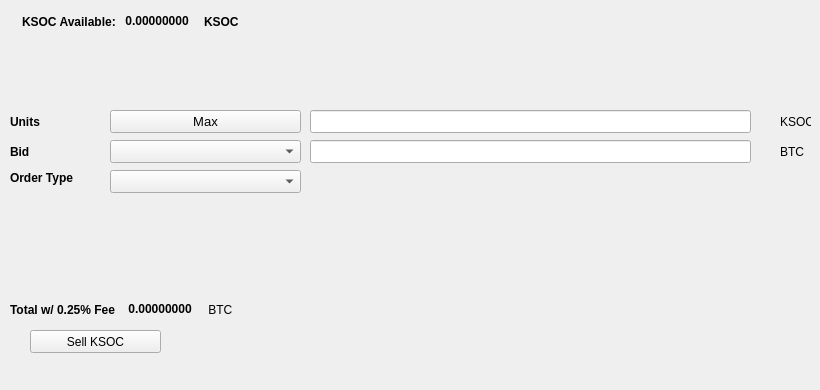
   <widget class="QWidget" name="SellTab">
    <attribute name="title">
     <string>Sell</string>
    </attribute>
    <widget class="QLabel" name="label_16">
     <property name="geometry">
      <rect>
       <x>780</x>
       <y>140</y>
       <width>31</width>
       <height>23</height>
      </rect>
     </property>
     <property name="text">
      <string>BTC</string>
     </property>
    </widget>
    <widget class="QComboBox" name="SellBidcomboBox">
     <property name="geometry">
      <rect>
       <x>110</x>
       <y>140</y>
       <width>191</width>
       <height>23</height>
      </rect>
     </property>
     <property name="font">
      <font>
       <pointsize>10</pointsize>
      </font>
     </property>
    </widget>
    <widget class="QLabel" name="label_18">
     <property name="geometry">
      <rect>
       <x>10</x>
       <y>110</y>
       <width>46</width>
       <height>23</height>
      </rect>
     </property>
     <property name="font">
      <font>
       <weight>75</weight>
       <bold>true</bold>
      </font>
     </property>
     <property name="text">
      <string>Units</string>
     </property>
    </widget>
    <widget class="QPushButton" name="Sell_Max_Amount">
     <property name="geometry">
      <rect>
       <x>110</x>
       <y>110</y>
       <width>191</width>
       <height>23</height>
      </rect>
     </property>
     <property name="font">
      <font>
       <pointsize>10</pointsize>
      </font>
     </property>
     <property name="text">
      <string>Max</string>
     </property>
    </widget>
    <widget class="QLabel" name="label_20">
     <property name="geometry">
      <rect>
       <x>10</x>
       <y>170</y>
       <width>91</width>
       <height>16</height>
      </rect>
     </property>
     <property name="font">
      <font>
       <weight>75</weight>
       <bold>true</bold>
      </font>
     </property>
     <property name="text">
      <string>Order Type</string>
     </property>
    </widget>
    <widget class="QComboBox" name="SellOrdertypeCombo">
     <property name="geometry">
      <rect>
       <x>110</x>
       <y>170</y>
       <width>191</width>
       <height>23</height>
      </rect>
     </property>
     <property name="font">
      <font>
       <pointsize>10</pointsize>
      </font>
     </property>
    </widget>
    <widget class="QLabel" name="label_21">
     <property name="geometry">
      <rect>
       <x>10</x>
       <y>140</y>
       <width>46</width>
       <height>23</height>
      </rect>
     </property>
     <property name="font">
      <font>
       <weight>75</weight>
       <bold>true</bold>
      </font>
     </property>
     <property name="text">
      <string>Bid</string>
     </property>
    </widget>
    <widget class="QLabel" name="label_22">
     <property name="geometry">
      <rect>
       <x>780</x>
       <y>110</y>
       <width>31</width>
       <height>23</height>
      </rect>
     </property>
     <property name="text">
      <string>KSOC</string>
     </property>
    </widget>
    <widget class="QLineEdit" name="UnitsInputKSOC">
     <property name="geometry">
      <rect>
       <x>310</x>
       <y>110</y>
       <width>441</width>
       <height>23</height>
      </rect>
     </property>
     <property name="font">
      <font>
       <pointsize>9</pointsize>
       <weight>75</weight>
       <bold>true</bold>
      </font>
     </property>
    </widget>
    <widget class="QLineEdit" name="SellBidPriceEdit">
     <property name="geometry">
      <rect>
       <x>310</x>
       <y>140</y>
       <width>441</width>
       <height>23</height>
      </rect>
     </property>
     <property name="font">
      <font>
       <pointsize>9</pointsize>
       <weight>75</weight>
       <bold>true</bold>
      </font>
     </property>
    </widget>
    <widget class="QPushButton" name="SellKSOCBTN">
     <property name="geometry">
      <rect>
       <x>30</x>
       <y>330</y>
       <width>131</width>
       <height>23</height>
      </rect>
     </property>
     <property name="text">
      <string>Sell KSOC</string>
     </property>
     <property name="icon">
      <iconset resource="../ksoc">
       <normaloff>:/icons/bitcoin</normaloff>:/icons/bitcoin</iconset>
     </property>
    </widget>
    <widget class="QWidget" name="layoutWidget3">
     <property name="geometry">
      <rect>
       <x>22</x>
       <y>12</y>
       <width>258</width>
       <height>19</height>
      </rect>
     </property>
     <layout class="QHBoxLayout" name="horizontalLayout">
      <item>
       <widget class="QLabel" name="label232_2">
        <property name="font">
         <font>
          <weight>75</weight>
          <bold>true</bold>
         </font>
        </property>
        <property name="text">
         <string>KSOC Available:</string>
        </property>
       </widget>
      </item>
      <item>
       <widget class="QLabel" name="KSOCAvailableLabel">
        <property name="palette">
         <palette>
          <active>
           <colorrole role="WindowText">
            <brush brushstyle="SolidPattern">
             <color alpha="255">
              <red>0</red>
              <green>0</green>
              <blue>0</blue>
             </color>
            </brush>
           </colorrole>
           <colorrole role="Button">
            <brush brushstyle="SolidPattern">
             <color alpha="255">
              <red>0</red>
              <green>170</green>
              <blue>0</blue>
             </color>
            </brush>
           </colorrole>
           <colorrole role="Light">
            <brush brushstyle="SolidPattern">
             <color alpha="255">
              <red>0</red>
              <green>255</green>
              <blue>0</blue>
             </color>
            </brush>
           </colorrole>
           <colorrole role="Midlight">
            <brush brushstyle="SolidPattern">
             <color alpha="255">
              <red>0</red>
              <green>212</green>
              <blue>0</blue>
             </color>
            </brush>
           </colorrole>
           <colorrole role="Dark">
            <brush brushstyle="SolidPattern">
             <color alpha="255">
              <red>0</red>
              <green>85</green>
              <blue>0</blue>
             </color>
            </brush>
           </colorrole>
           <colorrole role="Mid">
            <brush brushstyle="SolidPattern">
             <color alpha="255">
              <red>0</red>
              <green>113</green>
              <blue>0</blue>
             </color>
            </brush>
           </colorrole>
           <colorrole role="Text">
            <brush brushstyle="SolidPattern">
             <color alpha="255">
              <red>0</red>
              <green>170</green>
              <blue>0</blue>
             </color>
            </brush>
           </colorrole>
           <colorrole role="BrightText">
            <brush brushstyle="SolidPattern">
             <color alpha="255">
              <red>255</red>
              <green>255</green>
              <blue>255</blue>
             </color>
            </brush>
           </colorrole>
           <colorrole role="ButtonText">
            <brush brushstyle="SolidPattern">
             <color alpha="255">
              <red>0</red>
              <green>0</green>
              <blue>0</blue>
             </color>
            </brush>
           </colorrole>
           <colorrole role="Base">
            <brush brushstyle="SolidPattern">
             <color alpha="255">
              <red>255</red>
              <green>255</green>
              <blue>255</blue>
             </color>
            </brush>
           </colorrole>
           <colorrole role="Window">
            <brush brushstyle="SolidPattern">
             <color alpha="255">
              <red>0</red>
              <green>170</green>
              <blue>0</blue>
             </color>
            </brush>
           </colorrole>
           <colorrole role="Shadow">
            <brush brushstyle="SolidPattern">
             <color alpha="255">
              <red>0</red>
              <green>0</green>
              <blue>0</blue>
             </color>
            </brush>
           </colorrole>
           <colorrole role="AlternateBase">
            <brush brushstyle="SolidPattern">
             <color alpha="255">
              <red>127</red>
              <green>212</green>
              <blue>127</blue>
             </color>
            </brush>
           </colorrole>
           <colorrole role="ToolTipBase">
            <brush brushstyle="SolidPattern">
             <color alpha="255">
              <red>255</red>
              <green>255</green>
              <blue>220</blue>
             </color>
            </brush>
           </colorrole>
           <colorrole role="ToolTipText">
            <brush brushstyle="SolidPattern">
             <color alpha="255">
              <red>0</red>
              <green>0</green>
              <blue>0</blue>
             </color>
            </brush>
           </colorrole>
          </active>
          <inactive>
           <colorrole role="WindowText">
            <brush brushstyle="SolidPattern">
             <color alpha="255">
              <red>0</red>
              <green>0</green>
              <blue>0</blue>
             </color>
            </brush>
           </colorrole>
           <colorrole role="Button">
            <brush brushstyle="SolidPattern">
             <color alpha="255">
              <red>0</red>
              <green>170</green>
              <blue>0</blue>
             </color>
            </brush>
           </colorrole>
           <colorrole role="Light">
            <brush brushstyle="SolidPattern">
             <color alpha="255">
              <red>0</red>
              <green>255</green>
              <blue>0</blue>
             </color>
            </brush>
           </colorrole>
           <colorrole role="Midlight">
            <brush brushstyle="SolidPattern">
             <color alpha="255">
              <red>0</red>
              <green>212</green>
              <blue>0</blue>
             </color>
            </brush>
           </colorrole>
           <colorrole role="Dark">
            <brush brushstyle="SolidPattern">
             <color alpha="255">
              <red>0</red>
              <green>85</green>
              <blue>0</blue>
             </color>
            </brush>
           </colorrole>
           <colorrole role="Mid">
            <brush brushstyle="SolidPattern">
             <color alpha="255">
              <red>0</red>
              <green>113</green>
              <blue>0</blue>
             </color>
            </brush>
           </colorrole>
           <colorrole role="Text">
            <brush brushstyle="SolidPattern">
             <color alpha="255">
              <red>0</red>
              <green>170</green>
              <blue>0</blue>
             </color>
            </brush>
           </colorrole>
           <colorrole role="BrightText">
            <brush brushstyle="SolidPattern">
             <color alpha="255">
              <red>255</red>
              <green>255</green>
              <blue>255</blue>
             </color>
            </brush>
           </colorrole>
           <colorrole role="ButtonText">
            <brush brushstyle="SolidPattern">
             <color alpha="255">
              <red>0</red>
              <green>0</green>
              <blue>0</blue>
             </color>
            </brush>
           </colorrole>
           <colorrole role="Base">
            <brush brushstyle="SolidPattern">
             <color alpha="255">
              <red>255</red>
              <green>255</green>
              <blue>255</blue>
             </color>
            </brush>
           </colorrole>
           <colorrole role="Window">
            <brush brushstyle="SolidPattern">
             <color alpha="255">
              <red>0</red>
              <green>170</green>
              <blue>0</blue>
             </color>
            </brush>
           </colorrole>
           <colorrole role="Shadow">
            <brush brushstyle="SolidPattern">
             <color alpha="255">
              <red>0</red>
              <green>0</green>
              <blue>0</blue>
             </color>
            </brush>
           </colorrole>
           <colorrole role="AlternateBase">
            <brush brushstyle="SolidPattern">
             <color alpha="255">
              <red>127</red>
              <green>212</green>
              <blue>127</blue>
             </color>
            </brush>
           </colorrole>
           <colorrole role="ToolTipBase">
            <brush brushstyle="SolidPattern">
             <color alpha="255">
              <red>255</red>
              <green>255</green>
              <blue>220</blue>
             </color>
            </brush>
           </colorrole>
           <colorrole role="ToolTipText">
            <brush brushstyle="SolidPattern">
             <color alpha="255">
              <red>0</red>
              <green>0</green>
              <blue>0</blue>
             </color>
            </brush>
           </colorrole>
          </inactive>
          <disabled>
           <colorrole role="WindowText">
            <brush brushstyle="SolidPattern">
             <color alpha="255">
              <red>0</red>
              <green>85</green>
              <blue>0</blue>
             </color>
            </brush>
           </colorrole>
           <colorrole role="Button">
            <brush brushstyle="SolidPattern">
             <color alpha="255">
              <red>0</red>
              <green>170</green>
              <blue>0</blue>
             </color>
            </brush>
           </colorrole>
           <colorrole role="Light">
            <brush brushstyle="SolidPattern">
             <color alpha="255">
              <red>0</red>
              <green>255</green>
              <blue>0</blue>
             </color>
            </brush>
           </colorrole>
           <colorrole role="Midlight">
            <brush brushstyle="SolidPattern">
             <color alpha="255">
              <red>0</red>
              <green>212</green>
              <blue>0</blue>
             </color>
            </brush>
           </colorrole>
           <colorrole role="Dark">
            <brush brushstyle="SolidPattern">
             <color alpha="255">
              <red>0</red>
              <green>85</green>
              <blue>0</blue>
             </color>
            </brush>
           </colorrole>
           <colorrole role="Mid">
            <brush brushstyle="SolidPattern">
             <color alpha="255">
              <red>0</red>
              <green>113</green>
              <blue>0</blue>
             </color>
            </brush>
           </colorrole>
           <colorrole role="Text">
            <brush brushstyle="SolidPattern">
             <color alpha="255">
              <red>0</red>
              <green>85</green>
              <blue>0</blue>
             </color>
            </brush>
           </colorrole>
           <colorrole role="BrightText">
            <brush brushstyle="SolidPattern">
             <color alpha="255">
              <red>255</red>
              <green>255</green>
              <blue>255</blue>
             </color>
            </brush>
           </colorrole>
           <colorrole role="ButtonText">
            <brush brushstyle="SolidPattern">
             <color alpha="255">
              <red>0</red>
              <green>85</green>
              <blue>0</blue>
             </color>
            </brush>
           </colorrole>
           <colorrole role="Base">
            <brush brushstyle="SolidPattern">
             <color alpha="255">
              <red>0</red>
              <green>170</green>
              <blue>0</blue>
             </color>
            </brush>
           </colorrole>
           <colorrole role="Window">
            <brush brushstyle="SolidPattern">
             <color alpha="255">
              <red>0</red>
              <green>170</green>
              <blue>0</blue>
             </color>
            </brush>
           </colorrole>
           <colorrole role="Shadow">
            <brush brushstyle="SolidPattern">
             <color alpha="255">
              <red>0</red>
              <green>0</green>
              <blue>0</blue>
             </color>
            </brush>
           </colorrole>
           <colorrole role="AlternateBase">
            <brush brushstyle="SolidPattern">
             <color alpha="255">
              <red>0</red>
              <green>170</green>
              <blue>0</blue>
             </color>
            </brush>
           </colorrole>
           <colorrole role="ToolTipBase">
            <brush brushstyle="SolidPattern">
             <color alpha="255">
              <red>255</red>
              <green>255</green>
              <blue>220</blue>
             </color>
            </brush>
           </colorrole>
           <colorrole role="ToolTipText">
            <brush brushstyle="SolidPattern">
             <color alpha="255">
              <red>0</red>
              <green>0</green>
              <blue>0</blue>
             </color>
            </brush>
           </colorrole>
          </disabled>
         </palette>
        </property>
        <property name="font">
         <font>
          <weight>75</weight>
          <bold>true</bold>
         </font>
        </property>
        <property name="text">
         <string> 0.00000000 </string>
        </property>
        <property name="textInteractionFlags">
         <set>Qt::LinksAccessibleByMouse|Qt::TextSelectableByKeyboard|Qt::TextSelectableByMouse</set>
        </property>
       </widget>
      </item>
      <item>
       <widget class="QLabel" name="labelKSOC">
        <property name="font">
         <font>
          <weight>75</weight>
          <bold>true</bold>
         </font>
        </property>
        <property name="text">
         <string>KSOC</string>
        </property>
       </widget>
      </item>
     </layout>
    </widget>
    <widget class="QWidget" name="layoutWidget">
     <property name="geometry">
      <rect>
       <x>10</x>
       <y>300</y>
       <width>268</width>
       <height>19</height>
      </rect>
     </property>
     <layout class="QHBoxLayout" name="horizontalLayout_2">
      <item>
       <widget class="QLabel" name="label_19">
        <property name="font">
         <font>
          <weight>75</weight>
          <bold>true</bold>
         </font>
        </property>
        <property name="text">
         <string>Total w/ 0.25% Fee </string>
        </property>
       </widget>
      </item>
      <item>
       <widget class="QLabel" name="SellCostLabel">
        <property name="palette">
         <palette>
          <active>
           <colorrole role="WindowText">
            <brush brushstyle="SolidPattern">
             <color alpha="255">
              <red>0</red>
              <green>0</green>
              <blue>0</blue>
             </color>
            </brush>
           </colorrole>
           <colorrole role="Button">
            <brush brushstyle="SolidPattern">
             <color alpha="255">
              <red>0</red>
              <green>170</green>
              <blue>0</blue>
             </color>
            </brush>
           </colorrole>
           <colorrole role="Light">
            <brush brushstyle="SolidPattern">
             <color alpha="255">
              <red>0</red>
              <green>255</green>
              <blue>0</blue>
             </color>
            </brush>
           </colorrole>
           <colorrole role="Midlight">
            <brush brushstyle="SolidPattern">
             <color alpha="255">
              <red>0</red>
              <green>212</green>
              <blue>0</blue>
             </color>
            </brush>
           </colorrole>
           <colorrole role="Dark">
            <brush brushstyle="SolidPattern">
             <color alpha="255">
              <red>0</red>
              <green>85</green>
              <blue>0</blue>
             </color>
            </brush>
           </colorrole>
           <colorrole role="Mid">
            <brush brushstyle="SolidPattern">
             <color alpha="255">
              <red>0</red>
              <green>113</green>
              <blue>0</blue>
             </color>
            </brush>
           </colorrole>
           <colorrole role="Text">
            <brush brushstyle="SolidPattern">
             <color alpha="255">
              <red>0</red>
              <green>170</green>
              <blue>0</blue>
             </color>
            </brush>
           </colorrole>
           <colorrole role="BrightText">
            <brush brushstyle="SolidPattern">
             <color alpha="255">
              <red>255</red>
              <green>255</green>
              <blue>255</blue>
             </color>
            </brush>
           </colorrole>
           <colorrole role="ButtonText">
            <brush brushstyle="SolidPattern">
             <color alpha="255">
              <red>0</red>
              <green>0</green>
              <blue>0</blue>
             </color>
            </brush>
           </colorrole>
           <colorrole role="Base">
            <brush brushstyle="SolidPattern">
             <color alpha="255">
              <red>255</red>
              <green>255</green>
              <blue>255</blue>
             </color>
            </brush>
           </colorrole>
           <colorrole role="Window">
            <brush brushstyle="SolidPattern">
             <color alpha="255">
              <red>0</red>
              <green>170</green>
              <blue>0</blue>
             </color>
            </brush>
           </colorrole>
           <colorrole role="Shadow">
            <brush brushstyle="SolidPattern">
             <color alpha="255">
              <red>0</red>
              <green>0</green>
              <blue>0</blue>
             </color>
            </brush>
           </colorrole>
           <colorrole role="AlternateBase">
            <brush brushstyle="SolidPattern">
             <color alpha="255">
              <red>127</red>
              <green>212</green>
              <blue>127</blue>
             </color>
            </brush>
           </colorrole>
           <colorrole role="ToolTipBase">
            <brush brushstyle="SolidPattern">
             <color alpha="255">
              <red>255</red>
              <green>255</green>
              <blue>220</blue>
             </color>
            </brush>
           </colorrole>
           <colorrole role="ToolTipText">
            <brush brushstyle="SolidPattern">
             <color alpha="255">
              <red>0</red>
              <green>0</green>
              <blue>0</blue>
             </color>
            </brush>
           </colorrole>
          </active>
          <inactive>
           <colorrole role="WindowText">
            <brush brushstyle="SolidPattern">
             <color alpha="255">
              <red>0</red>
              <green>0</green>
              <blue>0</blue>
             </color>
            </brush>
           </colorrole>
           <colorrole role="Button">
            <brush brushstyle="SolidPattern">
             <color alpha="255">
              <red>0</red>
              <green>170</green>
              <blue>0</blue>
             </color>
            </brush>
           </colorrole>
           <colorrole role="Light">
            <brush brushstyle="SolidPattern">
             <color alpha="255">
              <red>0</red>
              <green>255</green>
              <blue>0</blue>
             </color>
            </brush>
           </colorrole>
           <colorrole role="Midlight">
            <brush brushstyle="SolidPattern">
             <color alpha="255">
              <red>0</red>
              <green>212</green>
              <blue>0</blue>
             </color>
            </brush>
           </colorrole>
           <colorrole role="Dark">
            <brush brushstyle="SolidPattern">
             <color alpha="255">
              <red>0</red>
              <green>85</green>
              <blue>0</blue>
             </color>
            </brush>
           </colorrole>
           <colorrole role="Mid">
            <brush brushstyle="SolidPattern">
             <color alpha="255">
              <red>0</red>
              <green>113</green>
              <blue>0</blue>
             </color>
            </brush>
           </colorrole>
           <colorrole role="Text">
            <brush brushstyle="SolidPattern">
             <color alpha="255">
              <red>0</red>
              <green>170</green>
              <blue>0</blue>
             </color>
            </brush>
           </colorrole>
           <colorrole role="BrightText">
            <brush brushstyle="SolidPattern">
             <color alpha="255">
              <red>255</red>
              <green>255</green>
              <blue>255</blue>
             </color>
            </brush>
           </colorrole>
           <colorrole role="ButtonText">
            <brush brushstyle="SolidPattern">
             <color alpha="255">
              <red>0</red>
              <green>0</green>
              <blue>0</blue>
             </color>
            </brush>
           </colorrole>
           <colorrole role="Base">
            <brush brushstyle="SolidPattern">
             <color alpha="255">
              <red>255</red>
              <green>255</green>
              <blue>255</blue>
             </color>
            </brush>
           </colorrole>
           <colorrole role="Window">
            <brush brushstyle="SolidPattern">
             <color alpha="255">
              <red>0</red>
              <green>170</green>
              <blue>0</blue>
             </color>
            </brush>
           </colorrole>
           <colorrole role="Shadow">
            <brush brushstyle="SolidPattern">
             <color alpha="255">
              <red>0</red>
              <green>0</green>
              <blue>0</blue>
             </color>
            </brush>
           </colorrole>
           <colorrole role="AlternateBase">
            <brush brushstyle="SolidPattern">
             <color alpha="255">
              <red>127</red>
              <green>212</green>
              <blue>127</blue>
             </color>
            </brush>
           </colorrole>
           <colorrole role="ToolTipBase">
            <brush brushstyle="SolidPattern">
             <color alpha="255">
              <red>255</red>
              <green>255</green>
              <blue>220</blue>
             </color>
            </brush>
           </colorrole>
           <colorrole role="ToolTipText">
            <brush brushstyle="SolidPattern">
             <color alpha="255">
              <red>0</red>
              <green>0</green>
              <blue>0</blue>
             </color>
            </brush>
           </colorrole>
          </inactive>
          <disabled>
           <colorrole role="WindowText">
            <brush brushstyle="SolidPattern">
             <color alpha="255">
              <red>0</red>
              <green>85</green>
              <blue>0</blue>
             </color>
            </brush>
           </colorrole>
           <colorrole role="Button">
            <brush brushstyle="SolidPattern">
             <color alpha="255">
              <red>0</red>
              <green>170</green>
              <blue>0</blue>
             </color>
            </brush>
           </colorrole>
           <colorrole role="Light">
            <brush brushstyle="SolidPattern">
             <color alpha="255">
              <red>0</red>
              <green>255</green>
              <blue>0</blue>
             </color>
            </brush>
           </colorrole>
           <colorrole role="Midlight">
            <brush brushstyle="SolidPattern">
             <color alpha="255">
              <red>0</red>
              <green>212</green>
              <blue>0</blue>
             </color>
            </brush>
           </colorrole>
           <colorrole role="Dark">
            <brush brushstyle="SolidPattern">
             <color alpha="255">
              <red>0</red>
              <green>85</green>
              <blue>0</blue>
             </color>
            </brush>
           </colorrole>
           <colorrole role="Mid">
            <brush brushstyle="SolidPattern">
             <color alpha="255">
              <red>0</red>
              <green>113</green>
              <blue>0</blue>
             </color>
            </brush>
           </colorrole>
           <colorrole role="Text">
            <brush brushstyle="SolidPattern">
             <color alpha="255">
              <red>0</red>
              <green>85</green>
              <blue>0</blue>
             </color>
            </brush>
           </colorrole>
           <colorrole role="BrightText">
            <brush brushstyle="SolidPattern">
             <color alpha="255">
              <red>255</red>
              <green>255</green>
              <blue>255</blue>
             </color>
            </brush>
           </colorrole>
           <colorrole role="ButtonText">
            <brush brushstyle="SolidPattern">
             <color alpha="255">
              <red>0</red>
              <green>85</green>
              <blue>0</blue>
             </color>
            </brush>
           </colorrole>
           <colorrole role="Base">
            <brush brushstyle="SolidPattern">
             <color alpha="255">
              <red>0</red>
              <green>170</green>
              <blue>0</blue>
             </color>
            </brush>
           </colorrole>
           <colorrole role="Window">
            <brush brushstyle="SolidPattern">
             <color alpha="255">
              <red>0</red>
              <green>170</green>
              <blue>0</blue>
             </color>
            </brush>
           </colorrole>
           <colorrole role="Shadow">
            <brush brushstyle="SolidPattern">
             <color alpha="255">
              <red>0</red>
              <green>0</green>
              <blue>0</blue>
             </color>
            </brush>
           </colorrole>
           <colorrole role="AlternateBase">
            <brush brushstyle="SolidPattern">
             <color alpha="255">
              <red>0</red>
              <green>170</green>
              <blue>0</blue>
             </color>
            </brush>
           </colorrole>
           <colorrole role="ToolTipBase">
            <brush brushstyle="SolidPattern">
             <color alpha="255">
              <red>255</red>
              <green>255</green>
              <blue>220</blue>
             </color>
            </brush>
           </colorrole>
           <colorrole role="ToolTipText">
            <brush brushstyle="SolidPattern">
             <color alpha="255">
              <red>0</red>
              <green>0</green>
              <blue>0</blue>
             </color>
            </brush>
           </colorrole>
          </disabled>
         </palette>
        </property>
        <property name="font">
         <font>
          <weight>75</weight>
          <bold>true</bold>
         </font>
        </property>
        <property name="autoFillBackground">
         <bool>false</bool>
        </property>
        <property name="text">
         <string> 0.00000000</string>
        </property>
        <property name="textInteractionFlags">
         <set>Qt::LinksAccessibleByMouse|Qt::TextSelectableByMouse</set>
        </property>
       </widget>
      </item>
      <item>
       <widget class="QLabel" name="label_17">
        <property name="font">
         <font>
          <weight>50</weight>
          <bold>false</bold>
         </font>
        </property>
        <property name="text">
         <string> BTC</string>
        </property>
       </widget>
      </item>
     </layout>
    </widget>
    <widget class="QLabel" name="label_23">
     <property name="geometry">
      <rect>
       <x>460</x>
       <y>300</y>
       <width>281</width>
       <height>81</height>
      </rect>
     </property>
     <property name="text">
      <string/>
     </property>
     <property name="pixmap">
      <pixmap>:/images/bittrex</pixmap>
     </property>
    </widget>
   </widget>
